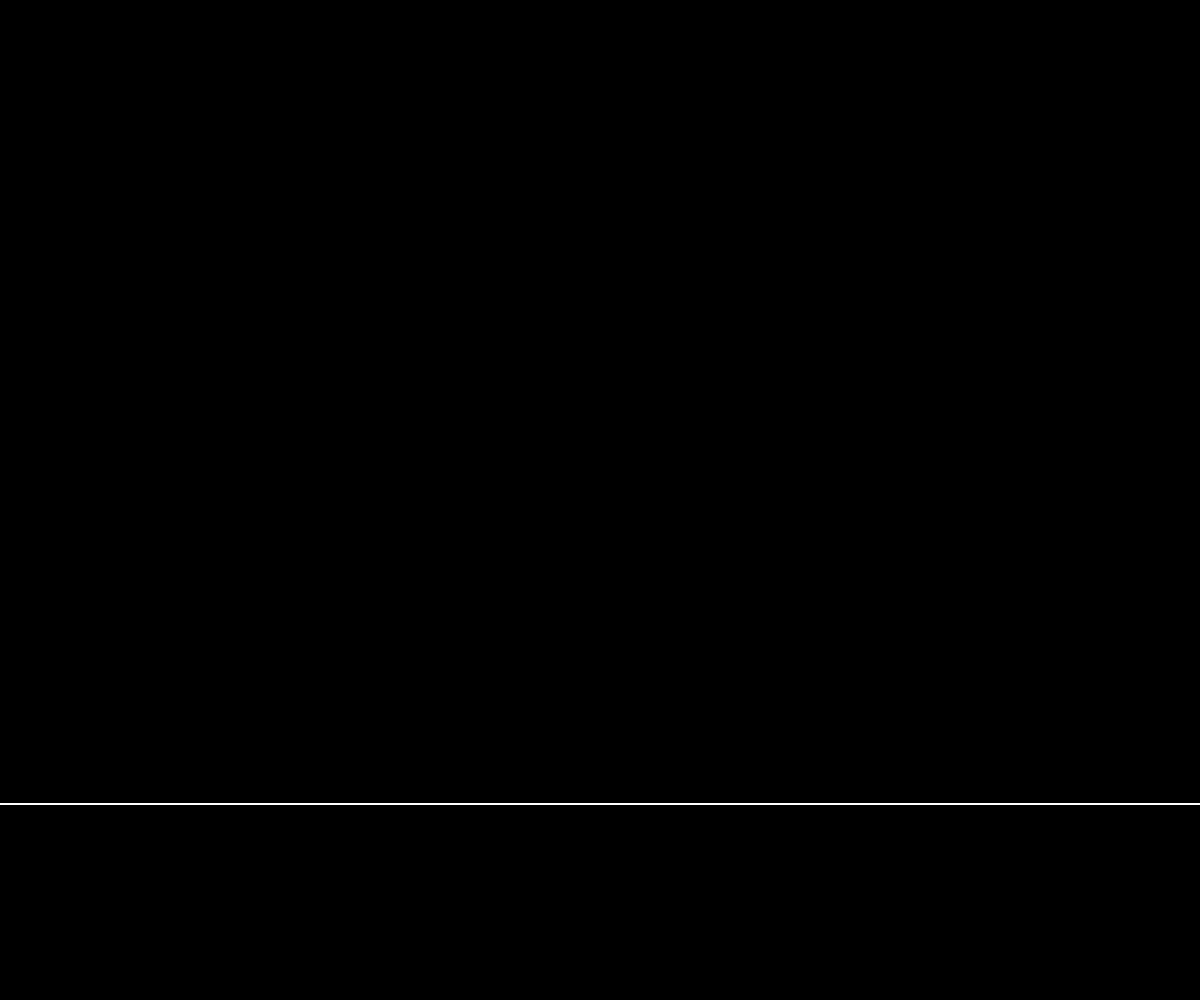
Frame 1 (no input)
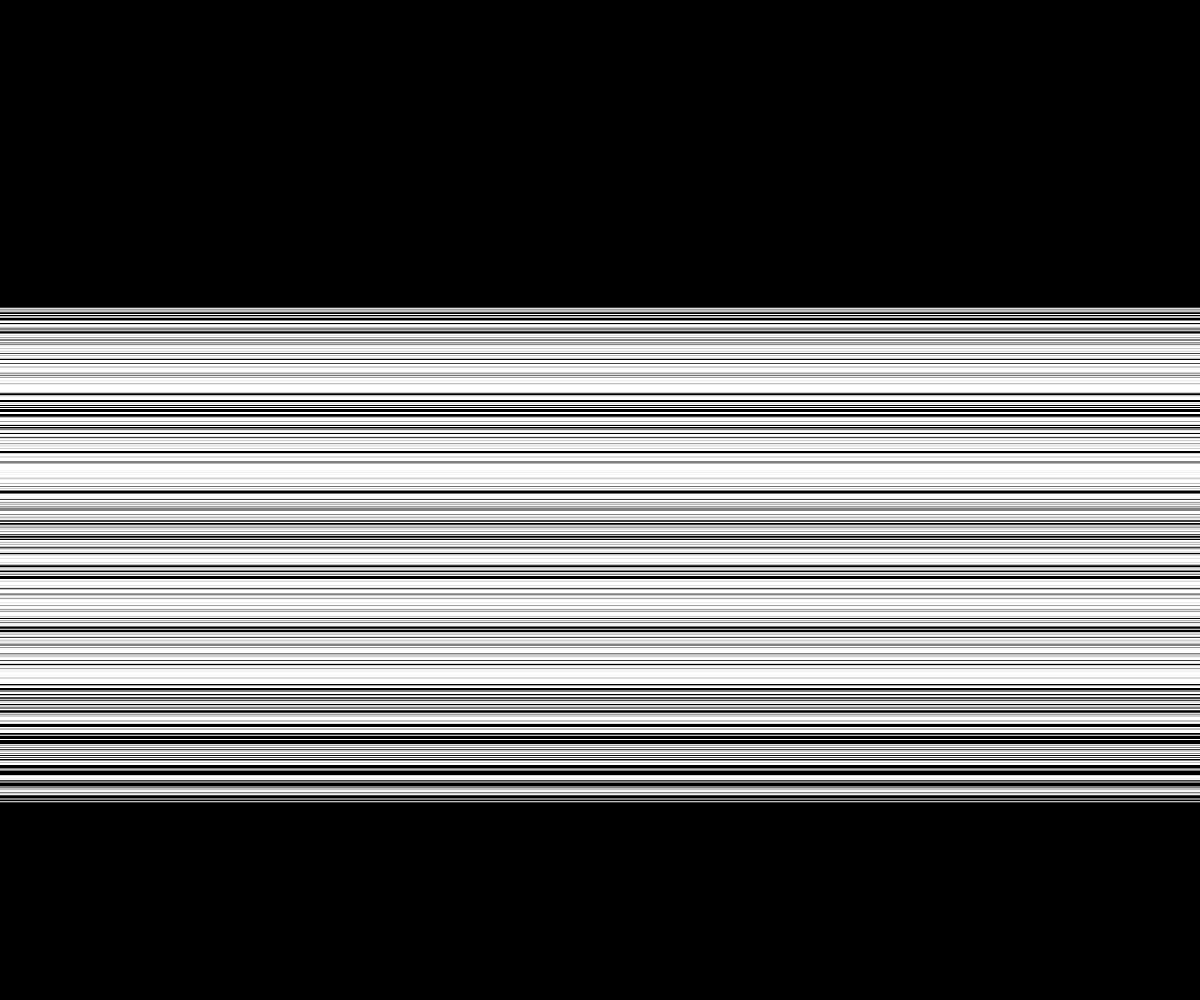
Frame 60 (no input)
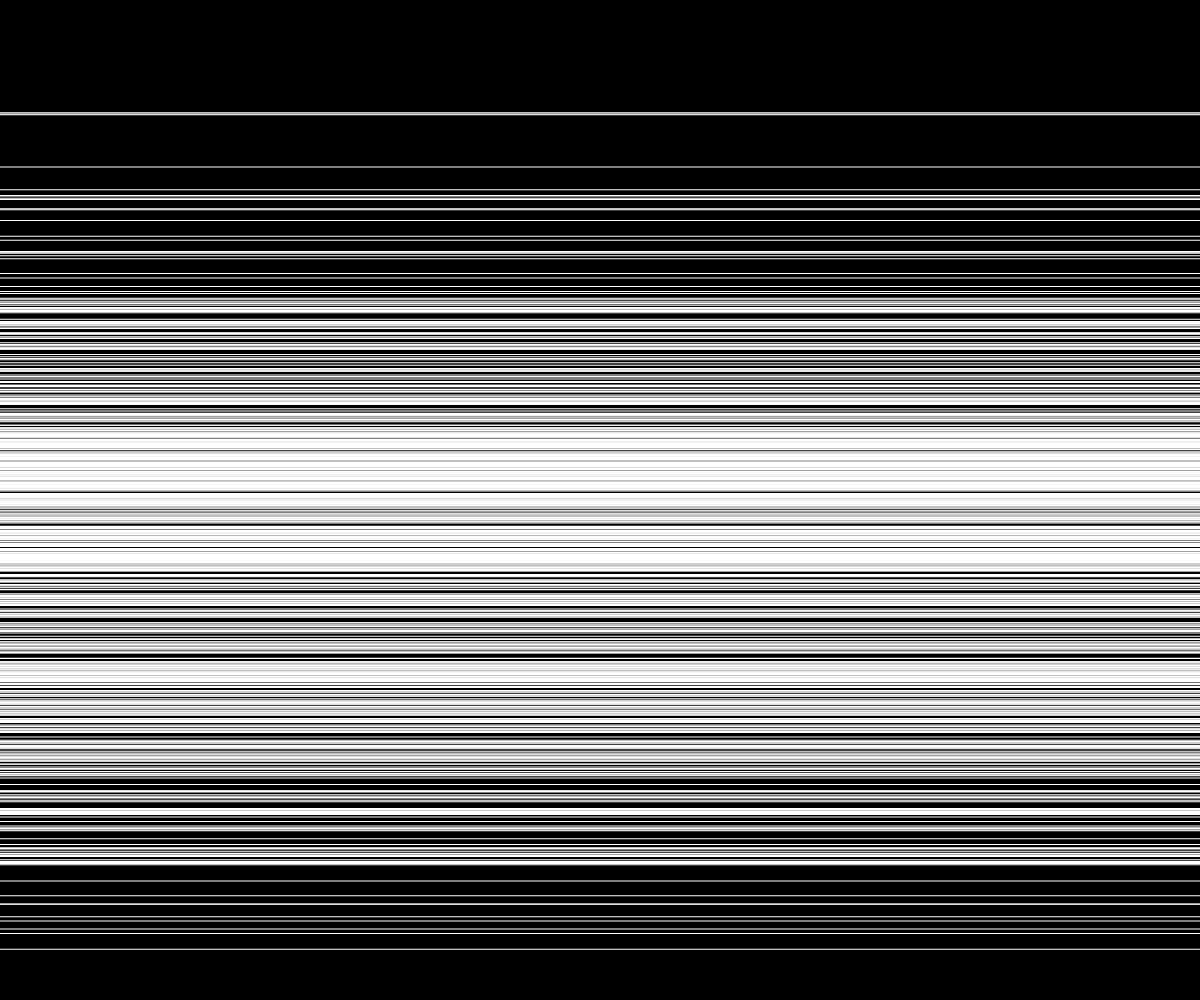
Frame 120 (the mouse pressed at the canvas centre since frame 60)

The p5.js sketch that drew these frames (run headless with seeded random() and noise() and a simulated clock; from frame 60 on, the mouse is pressed at the canvas centre):

// p5.js sketch
// ── sketch.js
var w, h;
var quanti = 700;
var d = 60;
var c = [];
var speedMax = 0.4;

function setup() {
  createCanvas(w = windowWidth, h = windowHeight);
  // crea n oggetti di classe Camminatore
  for (var i = 0; i < quanti; i++) {
    c.push(new Camminatore(i));
  }
}

function draw() {
  background(0, 0, 0);
 
  // per tutti i camminatori chiama i diversi metodi utili 
  for (var i = 0; i < quanti; i++) {
    c[i].move();
    c[i].display();
  }
}

// classe
function Camminatore(_id) {
  // costruttore
  this.id = _id;
  this.x = 80;
  this.y = 80;
  this.speedX = random(3, speedMax);
  this.speedY = random(1, 50);
  this.noiseX = random(0.002);
  this.noiseY = random(0.007);

  // metodo move
  this.move = function() {
    // if (random(1) >= 0.5) this.dirX *= -1;
    // if (random(1) >= 0.5) this.dirY *= -1;
    this.x = noise(this.noiseX) * w
    this.y = noise(this.noiseY) * h
    this.noiseX += 0.1 * this.speedX;
    this.noiseY += 5 * this.speedY;
  }
  
  // metodo display
  this.display = function() {
    fill(200 * noise(this.noiseX), 10 * noise(this.noiseX + 10), 10 * noise(this.noiseX + 30));
    noStroke();
fill('white');   
rect(0, this.x, w, 1);








  }
}
